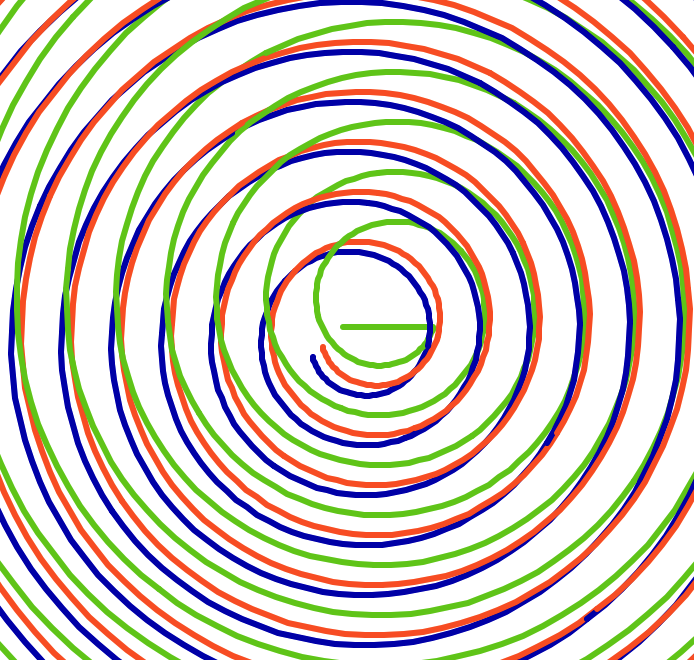

The Python source for this figure:
import os
import PIL
from PIL import ImageGrab
from PIL import Image
import turtle
import random
import math

this_dir = os.getcwd()
bounds = (366, 140, 1060, 800)

don = turtle.Turtle()

don.speed(10)
don.pencolor(0.0, 0.0, 0.7)
don.width(6)
don.penup()
don.hideturtle()

mike = don.clone()
mike_offset = 10

raph = mike.clone()
raph_offset = 20

amplitude = 50
frequency = math.pi/50
phase = 2

x_0 = -amplitude * math.sin((0 * frequency) + phase)
y_0 =  amplitude * math.cos((0 * frequency) + phase)

mike_x = x_0 + mike_offset
mike_y = y_0 + mike_offset
raph_x = x_0 + raph_offset
raph_y = y_0 + raph_offset

don.goto(x_0, y_0)
don.pendown()

mike.goto(mike_x, mike_y)
mike.pencolor(1.0, 0.4, 0.2)
mike.pendown()

raph.penup()
raph.goto(raph_x +10, raph_y + 10)
raph.pencolor(0.4, 0.8, 0.2)
raph.pendown()

def run():
    amp = amplitude
    for t in range(0, 1080):
        x = -amp * math.sin((t * frequency) + phase)
        y = amp * math.cos((t * frequency) + phase)
        amp += 0.5
        don.goto(x, y)
        mike.goto(x+mike_offset, y+mike_offset)
        raph.goto(-x+raph_offset+10, y+raph_offset+10)
    print('done')
    img = ImageGrab.grab(bbox=bounds)
    img.save(this_dir + '/tartle04/tart.png', quality=95)
